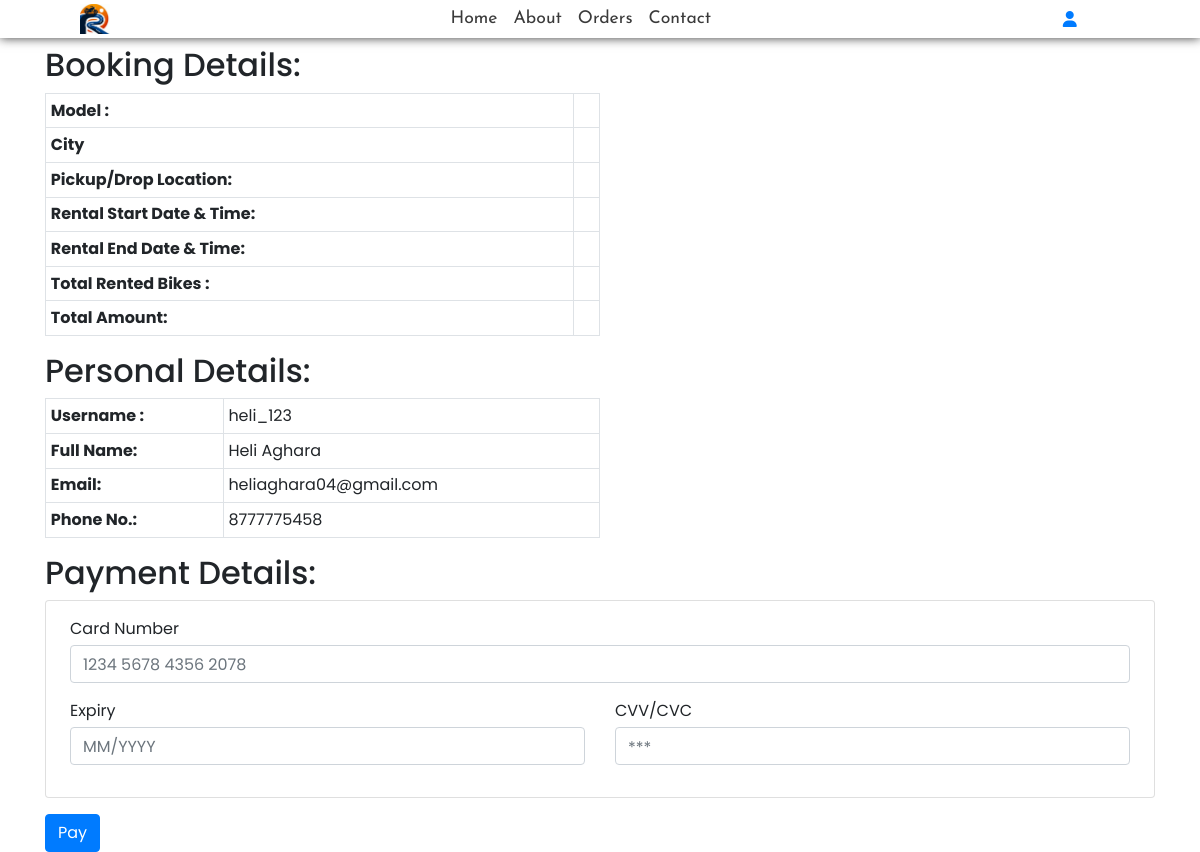
/checkout.php (signed in), run on the app's committed database.
### tables this page shows
CREATE TABLE `users` (
  `user_id` int(11) NOT NULL,
  `first_name` varchar(50) NOT NULL,
  `last_name` varchar(50) NOT NULL,
  `user_name` varchar(16) DEFAULT NULL,
  `gender` enum('M','F','O') DEFAULT NULL,
  `dob` date NOT NULL,
  `email_id` varchar(100) DEFAULT NULL,
  `phone_no` varchar(10) DEFAULT NULL,
  `password_hash` varchar(255) DEFAULT NULL,
  `created_at` timestamp NOT NULL DEFAULT current_timestamp(),
  `driving_lic_img` varchar(255) NOT NULL
);

### checkout.php (the view, shortened to what this page needs)
<?php
include 'includes/header.inc.php';
?>
<div class="container">
    <h2 class="mb-2 mt-2">Booking Details:</h2>
    <table class="table table-bordered table-sm w-50">
        <tbody>
            <tr>
                <th scope="row">Model :</th>
                <td class="modelName"></td>
            </tr>
            <tr>
                <th scope="row">City</th>
                <td class="cityName"></td>
            </tr>
            <tr>
                <th scope="row">Pickup/Drop Location:</th>
                <td class="pickDropLoc"></td>
            </tr>
            <tr>
                <th scope="row">Rental Start Date & Time:</th>
                <td class="rentalStartDateTime"></td>
            </tr>
            <tr>
                <th scope="row">Rental End Date & Time:</th>
                <td class="rentalEndDateTime"></td>
            </tr>
            <tr>
                <th scope="row">Total Rented Bikes : </th>
                <td class="rentedQuantity"></td>
            </tr>
            <tr>
                <th scope="row">Total Amount: </th>
                <td class="amount"></td>
            </tr>
        </tbody>
    </table>
    <?php
    global $connection;
    $username = $_SESSION['username'];
    $fetch_user_query = "SELECT user_id,user_name,first_name,last_name,user_name,email_id,phone_no FROM users WHERE user_name = '$username'";
    $result = mysqli_query($connection, $fetch_user_query);
    if ($result && mysqli_num_rows($result) > 0) {
        $user = mysqli_fetch_assoc($result);
    } else {
        echo "No user found.";
    }
    ?>
    <h2 class="mt-3">Personal Details:</h2>
    <table class="table table-bordered table-sm w-50">
        <tbody>
            <tr>
                <th scope="row">Username :</th>
                <td class="userName"><?php echo $user['user_name']; ?></td>
            </tr>
            <tr>
                <th scope="row">Full Name:</th>
                <td class="fullName"><?php echo $user['first_name']; ?> <?php echo $user['last_name']; ?></td>
            </tr>
            <tr>
                <th scope="row">Email:</th>
                <td class="emailID"><?php echo $user['email_id']; ?></td>
            </tr>
            <tr>
                <th scope="row">Phone No.:</th>
                <td class="phoneNo"><?php echo $user['phone_no']; ?></td>
            </tr>
        </tbody>
    </table>
    <h2 class="mt-3">Payment Details:</h2>
    <div class="card px-4 p-3 mb-3">
        <div class="row gx-3">
            <div class="col-12">
                <div class="d-flex flex-column">
                    <p class="text mb-1">Card Number</p>
                    <input class="form-control mb-3" type="text" placeholder="1234 5678 4356 2078" required>
                </div>
            </div>
            <div class="col-6">
                <div class="d-flex flex-column">
                    <p class="text mb-1">Expiry</p>
                    <input class="form-control mb-3" type="text" placeholder="MM/YYYY" required>
                </div>
            </div>
            <div class="col-6">
                <div class="d-flex flex-column">
                    <p class="text mb-1">CVV/CVC</p>
                    <input class="form-control mb-3 pt-2 " type="password" placeholder="***" required>
                </div>
            </div>
        </div>
    </div>
    <form method="post" action="thank_you.php">
        <button class="pay-btn btn btn-primary"> Pay </button>
    </form>
</div>
<?php
include 'includes/footer.inc.php';
?>

### css/header.css (style rules this page uses)
* { box-sizing: border-box; margin: 0; padding: 0; }
:root { --clr-brand-blue : rgb(0, 116, 217); --clr-brand-black : rgb(58,58,58); --clr-white : whitesmoke; --font-general : "Josefin Sans", sans-serif; --gap-1: 1rem; --font-1: 1rem; --font-2: 1.5rem; }
body, ul li { font-family: var(--font-general); }

### css/index.css (style rules this page uses)
:root { --secondary-blue: #004590; --primary-orange: #e66100; }

### css/bike-listings-style.css (style rules this page uses)
* { margin: 0; Padding: 0; box-sizing: border-box; }
body { font-family: Poppins, sans-serif; }
:root { --secondary-blue: #004590; --primary-orange: #e66100; --secondary-gray: #5c5c5c; --lightest-gray: #e4e4e4; }
.amount { flex-direction: column; align-items: center; }

### data on the page
users: user_name "heli_123", first_name "Heli", last_name "Aghara", email "heliaghara04@gmail.com", phone_no "8777775458"
